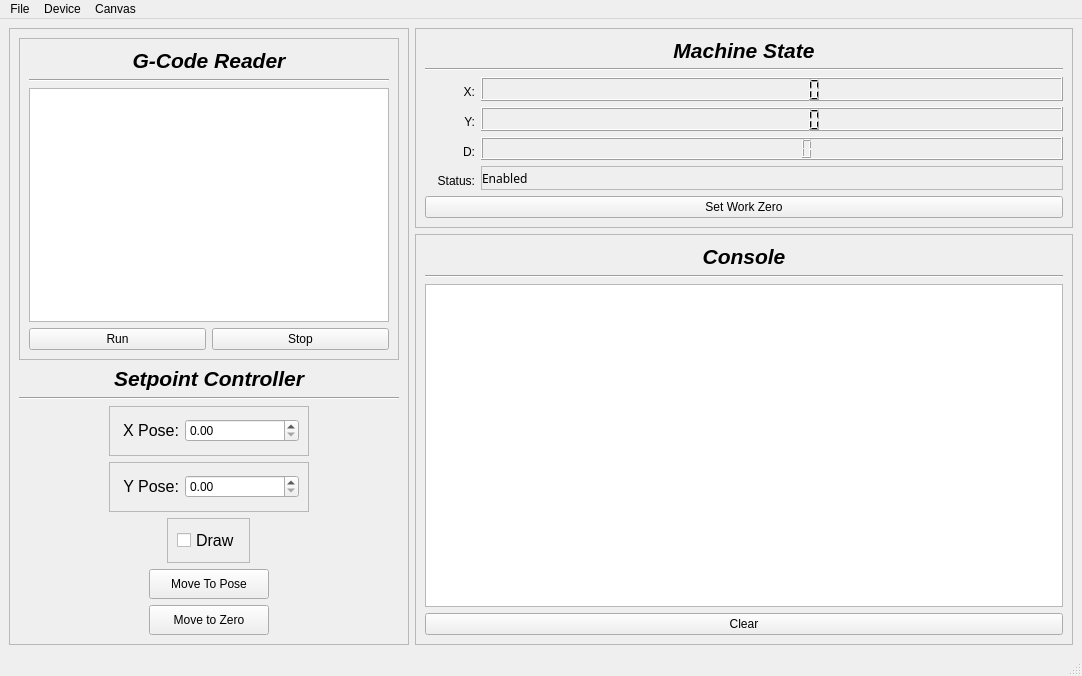
<?xml version="1.0" encoding="UTF-8"?>
<ui version="4.0">
 <class>MainWindow</class>
 <widget class="QMainWindow" name="MainWindow">
  <property name="geometry">
   <rect>
    <x>0</x>
    <y>0</y>
    <width>1082</width>
    <height>676</height>
   </rect>
  </property>
  <property name="windowTitle">
   <string>MainWindow</string>
  </property>
  <widget class="QWidget" name="centralwidget">
   <layout class="QGridLayout" name="gridLayout">
    <item row="1" column="2">
     <widget class="QFrame" name="frame_4">
      <property name="frameShape">
       <enum>QFrame::StyledPanel</enum>
      </property>
      <property name="frameShadow">
       <enum>QFrame::Raised</enum>
      </property>
      <layout class="QVBoxLayout" name="verticalLayout_2">
       <item>
        <widget class="QLabel" name="label_4">
         <property name="font">
          <font>
           <pointsize>16</pointsize>
           <weight>75</weight>
           <italic>true</italic>
           <bold>true</bold>
           <underline>false</underline>
          </font>
         </property>
         <property name="text">
          <string>Console</string>
         </property>
         <property name="alignment">
          <set>Qt::AlignCenter</set>
         </property>
        </widget>
       </item>
       <item>
        <widget class="Line" name="line_2">
         <property name="orientation">
          <enum>Qt::Horizontal</enum>
         </property>
        </widget>
       </item>
       <item>
        <widget class="QListWidget" name="console">
         <property name="enabled">
          <bool>true</bool>
         </property>
         <property name="autoScroll">
          <bool>true</bool>
         </property>
         <property name="alternatingRowColors">
          <bool>false</bool>
         </property>
         <property name="selectionMode">
          <enum>QAbstractItemView::NoSelection</enum>
         </property>
         <property name="movement">
          <enum>QListView::Static</enum>
         </property>
        </widget>
       </item>
       <item>
        <widget class="QPushButton" name="clear_console_button">
         <property name="text">
          <string>Clear</string>
         </property>
        </widget>
       </item>
      </layout>
     </widget>
    </item>
    <item row="0" column="2">
     <widget class="QFrame" name="frame_6">
      <property name="minimumSize">
       <size>
        <width>400</width>
        <height>200</height>
       </size>
      </property>
      <property name="maximumSize">
       <size>
        <width>16777215</width>
        <height>200</height>
       </size>
      </property>
      <property name="frameShape">
       <enum>QFrame::StyledPanel</enum>
      </property>
      <property name="frameShadow">
       <enum>QFrame::Raised</enum>
      </property>
      <layout class="QGridLayout" name="gridLayout_4">
       <item row="3" column="0">
        <widget class="QLabel" name="label_7">
         <property name="minimumSize">
          <size>
           <width>50</width>
           <height>30</height>
          </size>
         </property>
         <property name="maximumSize">
          <size>
           <width>30</width>
           <height>30</height>
          </size>
         </property>
         <property name="text">
          <string>Y:</string>
         </property>
         <property name="alignment">
          <set>Qt::AlignRight|Qt::AlignTrailing|Qt::AlignVCenter</set>
         </property>
        </widget>
       </item>
       <item row="6" column="0" colspan="2">
        <widget class="QPushButton" name="set_work_zero_button">
         <property name="text">
          <string>Set Work Zero</string>
         </property>
        </widget>
       </item>
       <item row="4" column="0">
        <widget class="QLabel" name="label_9">
         <property name="minimumSize">
          <size>
           <width>0</width>
           <height>30</height>
          </size>
         </property>
         <property name="text">
          <string>D:</string>
         </property>
         <property name="alignment">
          <set>Qt::AlignRight|Qt::AlignTrailing|Qt::AlignVCenter</set>
         </property>
        </widget>
       </item>
       <item row="2" column="0">
        <widget class="QLabel" name="label_6">
         <property name="minimumSize">
          <size>
           <width>50</width>
           <height>30</height>
          </size>
         </property>
         <property name="maximumSize">
          <size>
           <width>30</width>
           <height>30</height>
          </size>
         </property>
         <property name="text">
          <string>X:</string>
         </property>
         <property name="alignment">
          <set>Qt::AlignRight|Qt::AlignTrailing|Qt::AlignVCenter</set>
         </property>
        </widget>
       </item>
       <item row="4" column="1">
        <widget class="QLCDNumber" name="d_pose">
         <property name="smallDecimalPoint">
          <bool>false</bool>
         </property>
         <property name="digitCount">
          <number>8</number>
         </property>
         <property name="segmentStyle">
          <enum>QLCDNumber::Filled</enum>
         </property>
        </widget>
       </item>
       <item row="1" column="0" colspan="2">
        <widget class="Line" name="line_3">
         <property name="orientation">
          <enum>Qt::Horizontal</enum>
         </property>
        </widget>
       </item>
       <item row="0" column="0" colspan="2">
        <widget class="QLabel" name="label_5">
         <property name="font">
          <font>
           <pointsize>16</pointsize>
           <weight>75</weight>
           <italic>true</italic>
           <bold>true</bold>
          </font>
         </property>
         <property name="text">
          <string>Machine State</string>
         </property>
         <property name="alignment">
          <set>Qt::AlignCenter</set>
         </property>
        </widget>
       </item>
       <item row="2" column="1">
        <widget class="QLCDNumber" name="x_pose">
         <property name="smallDecimalPoint">
          <bool>false</bool>
         </property>
         <property name="digitCount">
          <number>8</number>
         </property>
        </widget>
       </item>
       <item row="5" column="0">
        <widget class="QLabel" name="label_8">
         <property name="minimumSize">
          <size>
           <width>50</width>
           <height>30</height>
          </size>
         </property>
         <property name="text">
          <string>Status:</string>
         </property>
         <property name="alignment">
          <set>Qt::AlignRight|Qt::AlignTrailing|Qt::AlignVCenter</set>
         </property>
        </widget>
       </item>
       <item row="5" column="1">
        <widget class="QFrame" name="frame_7">
         <property name="frameShape">
          <enum>QFrame::StyledPanel</enum>
         </property>
         <property name="frameShadow">
          <enum>QFrame::Raised</enum>
         </property>
         <layout class="QGridLayout" name="gridLayout_5">
          <property name="leftMargin">
           <number>0</number>
          </property>
          <property name="topMargin">
           <number>0</number>
          </property>
          <property name="rightMargin">
           <number>0</number>
          </property>
          <property name="bottomMargin">
           <number>0</number>
          </property>
          <item row="0" column="0">
           <widget class="QLabel" name="state_label">
            <property name="font">
             <font>
              <family>Lucida Sans Unicode</family>
              <italic>false</italic>
             </font>
            </property>
            <property name="text">
             <string>Enabled</string>
            </property>
           </widget>
          </item>
         </layout>
        </widget>
       </item>
       <item row="3" column="1">
        <widget class="QLCDNumber" name="y_pose">
         <property name="smallDecimalPoint">
          <bool>false</bool>
         </property>
         <property name="digitCount">
          <number>8</number>
         </property>
         <property name="segmentStyle">
          <enum>QLCDNumber::Filled</enum>
         </property>
        </widget>
       </item>
      </layout>
     </widget>
    </item>
    <item row="0" column="1" rowspan="2">
     <widget class="QFrame" name="frame_3">
      <property name="minimumSize">
       <size>
        <width>400</width>
        <height>500</height>
       </size>
      </property>
      <property name="frameShape">
       <enum>QFrame::StyledPanel</enum>
      </property>
      <property name="frameShadow">
       <enum>QFrame::Raised</enum>
      </property>
      <layout class="QVBoxLayout" name="verticalLayout">
       <item>
        <widget class="QFrame" name="frame_8">
         <property name="frameShape">
          <enum>QFrame::StyledPanel</enum>
         </property>
         <property name="frameShadow">
          <enum>QFrame::Raised</enum>
         </property>
         <layout class="QGridLayout" name="gridLayout_6">
          <item row="3" column="0">
           <widget class="QPushButton" name="run_program_button">
            <property name="text">
             <string>Run</string>
            </property>
           </widget>
          </item>
          <item row="3" column="1">
           <widget class="QPushButton" name="stop_program_button">
            <property name="text">
             <string>Stop</string>
            </property>
           </widget>
          </item>
          <item row="2" column="0" colspan="2">
           <widget class="QListWidget" name="gcode_file_list"/>
          </item>
          <item row="1" column="0" colspan="2">
           <widget class="Line" name="line_4">
            <property name="orientation">
             <enum>Qt::Horizontal</enum>
            </property>
           </widget>
          </item>
          <item row="0" column="0" colspan="2">
           <widget class="QLabel" name="label_10">
            <property name="font">
             <font>
              <pointsize>16</pointsize>
              <weight>75</weight>
              <italic>true</italic>
              <bold>true</bold>
             </font>
            </property>
            <property name="text">
             <string>G-Code Reader</string>
            </property>
            <property name="alignment">
             <set>Qt::AlignCenter</set>
            </property>
           </widget>
          </item>
         </layout>
        </widget>
       </item>
       <item alignment="Qt::AlignHCenter">
        <widget class="QLabel" name="label_3">
         <property name="minimumSize">
          <size>
           <width>300</width>
           <height>0</height>
          </size>
         </property>
         <property name="font">
          <font>
           <pointsize>16</pointsize>
           <weight>75</weight>
           <italic>true</italic>
           <bold>true</bold>
           <underline>false</underline>
          </font>
         </property>
         <property name="text">
          <string>Setpoint Controller</string>
         </property>
         <property name="alignment">
          <set>Qt::AlignCenter</set>
         </property>
        </widget>
       </item>
       <item>
        <widget class="Line" name="line">
         <property name="orientation">
          <enum>Qt::Horizontal</enum>
         </property>
        </widget>
       </item>
       <item alignment="Qt::AlignHCenter">
        <widget class="QFrame" name="frame_2">
         <property name="minimumSize">
          <size>
           <width>200</width>
           <height>50</height>
          </size>
         </property>
         <property name="maximumSize">
          <size>
           <width>200</width>
           <height>50</height>
          </size>
         </property>
         <property name="frameShape">
          <enum>QFrame::StyledPanel</enum>
         </property>
         <property name="frameShadow">
          <enum>QFrame::Raised</enum>
         </property>
         <layout class="QGridLayout" name="gridLayout_3">
          <item row="0" column="2">
           <widget class="QDoubleSpinBox" name="x_setpoint">
            <property name="maximum">
             <double>900.000000000000000</double>
            </property>
            <property name="singleStep">
             <double>45.000000000000000</double>
            </property>
           </widget>
          </item>
          <item row="0" column="1">
           <widget class="QLabel" name="label">
            <property name="maximumSize">
             <size>
              <width>60</width>
              <height>16777215</height>
             </size>
            </property>
            <property name="font">
             <font>
              <pointsize>12</pointsize>
             </font>
            </property>
            <property name="text">
             <string>X Pose:</string>
            </property>
            <property name="alignment">
             <set>Qt::AlignRight|Qt::AlignTrailing|Qt::AlignVCenter</set>
            </property>
           </widget>
          </item>
         </layout>
        </widget>
       </item>
       <item alignment="Qt::AlignHCenter">
        <widget class="QFrame" name="frame">
         <property name="minimumSize">
          <size>
           <width>200</width>
           <height>50</height>
          </size>
         </property>
         <property name="maximumSize">
          <size>
           <width>200</width>
           <height>50</height>
          </size>
         </property>
         <property name="frameShape">
          <enum>QFrame::StyledPanel</enum>
         </property>
         <property name="frameShadow">
          <enum>QFrame::Raised</enum>
         </property>
         <layout class="QGridLayout" name="gridLayout_2">
          <item row="0" column="0">
           <widget class="QLabel" name="label_2">
            <property name="maximumSize">
             <size>
              <width>60</width>
              <height>16777215</height>
             </size>
            </property>
            <property name="font">
             <font>
              <pointsize>12</pointsize>
             </font>
            </property>
            <property name="text">
             <string>Y Pose:</string>
            </property>
            <property name="alignment">
             <set>Qt::AlignRight|Qt::AlignTrailing|Qt::AlignVCenter</set>
            </property>
           </widget>
          </item>
          <item row="0" column="1">
           <widget class="QDoubleSpinBox" name="y_setpoint">
            <property name="maximum">
             <double>900.000000000000000</double>
            </property>
            <property name="singleStep">
             <double>45.000000000000000</double>
            </property>
           </widget>
          </item>
         </layout>
        </widget>
       </item>
       <item alignment="Qt::AlignHCenter">
        <widget class="QFrame" name="frame_5">
         <property name="frameShape">
          <enum>QFrame::StyledPanel</enum>
         </property>
         <property name="frameShadow">
          <enum>QFrame::Raised</enum>
         </property>
         <layout class="QHBoxLayout" name="horizontalLayout">
          <item alignment="Qt::AlignHCenter">
           <widget class="QCheckBox" name="draw">
            <property name="font">
             <font>
              <pointsize>12</pointsize>
             </font>
            </property>
            <property name="text">
             <string>Draw</string>
            </property>
            <property name="tristate">
             <bool>false</bool>
            </property>
           </widget>
          </item>
         </layout>
        </widget>
       </item>
       <item alignment="Qt::AlignHCenter">
        <widget class="QPushButton" name="move_to_pose_button">
         <property name="minimumSize">
          <size>
           <width>120</width>
           <height>30</height>
          </size>
         </property>
         <property name="maximumSize">
          <size>
           <width>120</width>
           <height>30</height>
          </size>
         </property>
         <property name="text">
          <string>Move To Pose</string>
         </property>
        </widget>
       </item>
       <item alignment="Qt::AlignHCenter">
        <widget class="QPushButton" name="zero_button">
         <property name="sizePolicy">
          <sizepolicy hsizetype="Fixed" vsizetype="Fixed">
           <horstretch>0</horstretch>
           <verstretch>0</verstretch>
          </sizepolicy>
         </property>
         <property name="minimumSize">
          <size>
           <width>120</width>
           <height>30</height>
          </size>
         </property>
         <property name="maximumSize">
          <size>
           <width>120</width>
           <height>30</height>
          </size>
         </property>
         <property name="text">
          <string>Move to Zero</string>
         </property>
        </widget>
       </item>
      </layout>
     </widget>
    </item>
   </layout>
  </widget>
  <widget class="QMenuBar" name="menubar">
   <property name="geometry">
    <rect>
     <x>0</x>
     <y>0</y>
     <width>1082</width>
     <height>20</height>
    </rect>
   </property>
   <widget class="QMenu" name="menuFile">
    <property name="title">
     <string>File</string>
    </property>
    <addaction name="actionOpen"/>
    <addaction name="actionRun"/>
    <addaction name="actionQuit"/>
   </widget>
   <widget class="QMenu" name="menuCanvas">
    <property name="title">
     <string>Canvas</string>
    </property>
    <addaction name="actionNormal"/>
    <addaction name="actionCanvas"/>
   </widget>
   <widget class="QMenu" name="menuDevice">
    <property name="title">
     <string>Device</string>
    </property>
    <addaction name="actionConnect"/>
    <addaction name="actionDisconnect"/>
    <addaction name="actionReboot"/>
   </widget>
   <addaction name="menuFile"/>
   <addaction name="menuDevice"/>
   <addaction name="menuCanvas"/>
  </widget>
  <widget class="QStatusBar" name="statusbar"/>
  <action name="actionNormal">
   <property name="text">
    <string>Normal</string>
   </property>
  </action>
  <action name="actionCanvas">
   <property name="text">
    <string>Cavnas</string>
   </property>
   <property name="shortcut">
    <string>Alt+C</string>
   </property>
  </action>
  <action name="actionQuit">
   <property name="text">
    <string>Quit</string>
   </property>
   <property name="shortcut">
    <string>Ctrl+Q</string>
   </property>
  </action>
  <action name="actionOpen">
   <property name="text">
    <string>Open File</string>
   </property>
   <property name="shortcut">
    <string>Ctrl+O</string>
   </property>
  </action>
  <action name="actionRun">
   <property name="text">
    <string>Run G-Code</string>
   </property>
   <property name="shortcut">
    <string>Ctrl+E</string>
   </property>
  </action>
  <action name="actionConnect">
   <property name="text">
    <string>Connect</string>
   </property>
   <property name="shortcut">
    <string>F1</string>
   </property>
  </action>
  <action name="actionDisconnect">
   <property name="text">
    <string>Disconnect</string>
   </property>
   <property name="shortcut">
    <string>F2</string>
   </property>
  </action>
  <action name="actionReboot">
   <property name="text">
    <string>Reboot</string>
   </property>
  </action>
 </widget>
 <resources/>
 <connections>
  <connection>
   <sender>actionQuit</sender>
   <signal>triggered()</signal>
   <receiver>MainWindow</receiver>
   <slot>close()</slot>
   <hints>
    <hint type="sourcelabel">
     <x>-1</x>
     <y>-1</y>
    </hint>
    <hint type="destinationlabel">
     <x>399</x>
     <y>299</y>
    </hint>
   </hints>
  </connection>
  <connection>
   <sender>clear_console_button</sender>
   <signal>clicked()</signal>
   <receiver>console</receiver>
   <slot>clear()</slot>
   <hints>
    <hint type="sourcelabel">
     <x>614</x>
     <y>508</y>
    </hint>
    <hint type="destinationlabel">
     <x>614</x>
     <y>388</y>
    </hint>
   </hints>
  </connection>
 </connections>
</ui>
